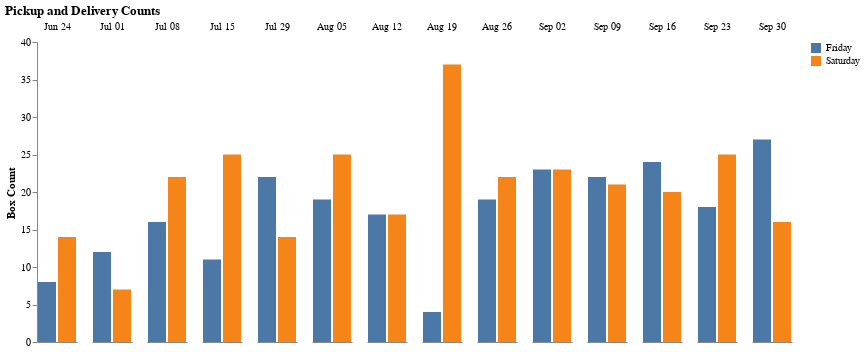

This figure's notebook cell:
### Markdown cell above
Now add a tooltip by passing the `tooltip` param to `encode`. It can be an array of strings representing the columns to show, or `alt.Tooltip` objects if you want to customize them further.

for example: `alt.Tooltip('mean(size):Q', title='boxes', format='.1f')]`

### Code cell
alt.Chart(df[mask]).mark_bar().encode(
    x=alt.X('weekday:N', axis=alt.Axis(ticks=False, labels=False), title=''),
    y=alt.Y('count():Q', axis=alt.Axis(grid=False, title='Box Count')),
    column=alt.Column('monthdate(date):O', title='', spacing=15, header=alt.Header(orient='bottom', labelPadding=-320)),
    color=alt.Color('weekday:N', title=''),
    tooltip=['date','weekday', alt.Tooltip('count():Q', title='boxes')]
).configure_view(stroke=None).properties(title='Pickup and Delivery Counts', height=300)

### Figure 1 — Vega-Lite specification as saved in the notebook (floating-point values rounded to 4 significant figures; data arrays with more than 128 entries replaced by an {"elided": "..."} marker saying what was removed)
{"config": {"view": {"continuousWidth": 400, "continuousHeight": 300, "stroke": null}}, "data": {"name": "data-2d7fc4e2ded173004e68b30ad2bd637b"}, "mark": "bar", "encoding": {"color": {"field": "weekday", "title": "", "type": "nominal"}, "column": {"field": "date", "header": {"labelPadding": -320, "orient": "bottom"}, "spacing": 15, "timeUnit": "monthdate", "title": "", "type": "ordinal"}, "tooltip": [{"field": "date", "type": "temporal"}, {"field": "weekday", "type": "nominal"}, {"aggregate": "count", "title": "boxes", "type": "quantitative"}], "x": {"axis": {"labels": false, "ticks": false}, "field": "weekday", "title": "", "type": "nominal"}, "y": {"aggregate": "count", "axis": {"grid": false, "title": "Box Count"}, "type": "quantitative"}}, "height": 300, "title": "Pickup and Delivery Counts", "$schema": "https://vega.github.io/schema/vega-lite/v4.17.0.json", "datasets": {"data-2d7fc4e2ded173004e68b30ad2bd637b": {"elided": "530 records"}}}
